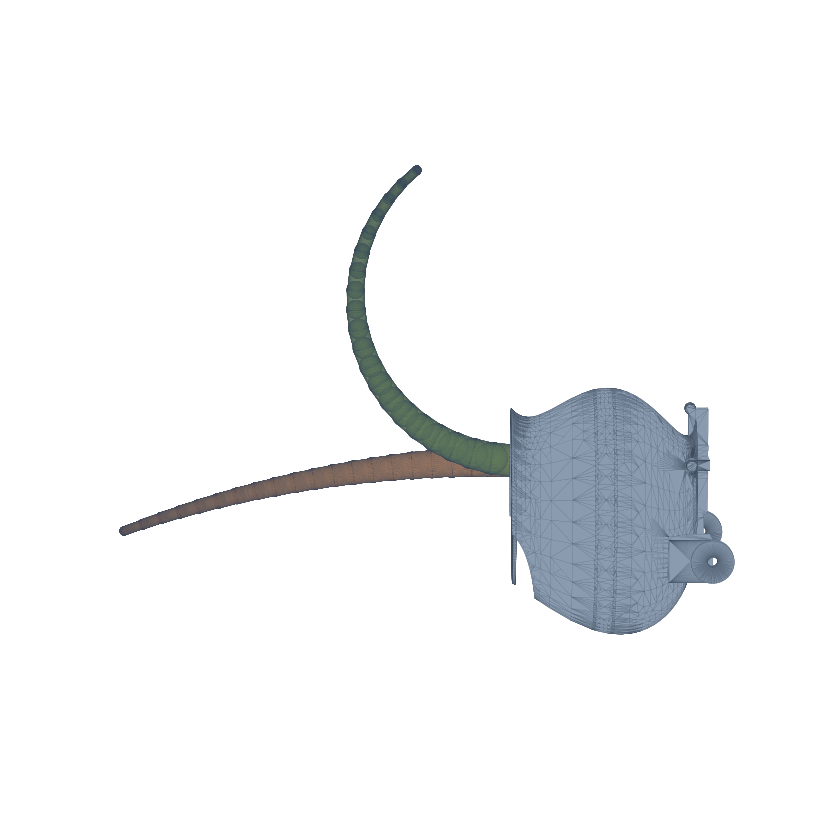

Write the Python code that produced this figure.
# SPDX-License-Identifier: Apache-2.0
# Copyright 2026 Younghyeon Park
"""The tail: the part with a motor in the budget and no geometry (build123d).

⚠️ **19 motors are designed and 18 are placed.** ADR decision F bought 19 (12
leg + 3 spine pitch + 3 spine yaw + **1 tail**) and `params.py` still budgets a
"7-motor spine+tail bank". M88 redistributed the motors along the trunk and
placed **18** -- the tail's motor fell out and nothing counted it back.

⚠️ **And SPINE_TAIL_SPEC mounts the tail at `x = 0`, which is now 112 mm INSIDE
the girdle.** That was the pelvic girdle's rear face when the trunk was two
boxes; M88's rear girdle runs from x = -112 to -7 and the hip sits at its FRONT.
A tail based at x = 0 grows forward through its own body.

So this module does three things: puts the tail where the trunk now ends, gives
it mass and a section so it stops being free, and places the motor that drives
it.  Per ADR-0007 (revised) it is **one cable that tensions and loosens** -- no
precision -- and G6, the righting goal it was bought for, is withdrawn
([ADR-0071](../../docs/DESIGN_DECISIONS.md)). What is left is form and a gross
inertial contribution, so what matters is that it costs little.
"""

from __future__ import annotations

import math
import os
import sys

import numpy as np
from build123d import Compound, Cylinder, Plane, Pos, Sphere

HERE = os.path.dirname(os.path.abspath(__file__))
if HERE not in sys.path:
    sys.path.insert(0, HERE)
sys.path.insert(0, os.path.join(os.path.dirname(HERE), "..", "kinematics", "src"))

import tomcat_trunk as TT                                        # noqa: E402
import tomcat_packaging as TP                                    # noqa: E402

MM = 1000.0

#: Where the tail leaves the body: the rear girdle's rear FACE, at the spine
#: axis, because the caudal chain is the continuation of the vertebral one.
BASE_X = TT.BODIES[0][0]
BASE_Z = TT.SPINE_Z

#: Caudal vertebra count, ANATOMY.md's 19-21 taken at its middle.
N_CAUDAL = 20

#: Tail length as a fraction of the trunk. ⚠️ `[assumed]` -- ANATOMY.md gives a
#: vertebra COUNT and no proportion, and the value matters: a cat's tail is
#: roughly 0.6-0.9 of its body, while the tail `tomcat_skeleton` drew reaches
#: 0.39 of this trunk. `report()` prices the choice rather than hiding it.
LENGTH_FRAC = 0.62

#: Root and tip radii (mm). The root matches the girdle's rear face; the tip is
#: what a cable termination needs.
ROOT_R = 9.0
TIP_R = 2.5

#: Silicone over a printed core, so it is a skin-like part rather than a bone.
RHO = 1.15e-3


def spine_curve(curl=0.0, n=None):
    """Caudal vertebra centres, base to tip.

    `curl` is the single cable's action: 0 is the relaxed trail, 1 the fully
    tensioned curl. ADR-0007 (revised) asks for nothing between them.
    """
    n = n or N_CAUDAL
    span = TT.BODIES[3][1] - TT.BODIES[0][0]
    L = LENGTH_FRAC * span
    pts = []
    for i in range(n + 1):
        t = i / n
        # relaxed: trails back and droops; curled: sweeps up and over
        theta = curl * (math.pi * 0.85) * t - (1.0 - curl) * 0.30 * t
        x = BASE_X - L * (math.sin(theta + 1e-9) / max(theta, 1e-9)
                          if abs(theta) > 1e-6 else 1.0) * t * 0.0
        pts.append(t)
    # integrate the curve instead: constant-curvature arc of arclength L
    out, x, z, ang = [], BASE_X, BASE_Z, 0.0
    k = (curl * 2.4 - (1.0 - curl) * 0.35) / L        # 1/mm
    ds = L / n
    for i in range(n + 1):
        out.append((x, z))
        ang += k * ds
        x -= ds * math.cos(ang)
        z += ds * math.sin(ang)
    return out


def radius_at(t):
    """Tapered section: root to tip."""
    return ROOT_R + (TIP_R - ROOT_R) * t


def tail(curl=0.0):
    """The tail as a tapering chain of caudal segments."""
    pts = spine_curve(curl)
    parts = []
    for i, ((x0, z0), (x1, z1)) in enumerate(zip(pts[:-1], pts[1:])):
        t = i / max(len(pts) - 2, 1)
        r = radius_at(t)
        d = np.array([x1 - x0, 0.0, z1 - z0])
        L = float(np.linalg.norm(d))
        if L < 1e-6:
            continue
        parts.append(Plane(origin=((x0 + x1) / 2, 0.0, (z0 + z1) / 2),
                           z_dir=tuple(d)).location * Cylinder(r, L))
        parts.append(Pos(x1, 0.0, z1) * Sphere(r * 1.02))
    return Compound(parts)


def length():
    return LENGTH_FRAC * (TT.BODIES[3][1] - TT.BODIES[0][0])


def mass_g(curl=0.0):
    return sum(s.volume for s in tail(curl).solids()) * RHO


#: Whole-body pitch inertia about the CoM, without a tail, from the plant.
#: `[derived: mjcf_tendon.quadruped_rig]`
BODY_IYY = 4.2023e-02


def inertia_about(pt, curl=0.0, rho=None):
    """Pitch inertia the tail adds about a body point `(x, z)` in mm."""
    rho = RHO if rho is None else rho
    bx, bz = pt
    out = 0.0
    for sd in tail(curl).solids():
        c = sd.center()
        out += sd.volume * rho * 1e-3 * (((c.X - bx) * 1e-3) ** 2
                                         + ((c.Z - bz) * 1e-3) ** 2)
    return out


def report(body_com=(109.0, 15.0)):
    ok = True
    print("TAIL -- the part with a motor in the budget and no geometry\n")
    print("  base            (%.0f, %.0f)  -- the girdle's rear face, on the "
          "spine axis" % (BASE_X, BASE_Z))
    print("  length          %.0f mm = %.2f of the %.0f mm trunk  [assumed]"
          % (length(), LENGTH_FRAC, TT.BODIES[3][1] - TT.BODIES[0][0]))
    print("  caudal segments %d   root ø%.0f -> tip ø%.0f"
          % (N_CAUDAL, 2 * ROOT_R, 2 * TIP_R))

    # @W@ it must not grow through its own body
    tr = Compound([TT.rigid_body(0)])
    inter = tr.intersect(tail(0.0))
    v = 0.0
    if inter is not None:
        try:
            v = sum(x.volume for x in inter.solids())
        except Exception:
            v = 0.0
    print("\ninto the girdle %.1f mm3" % v)
    if v > 50.0:
        print("      *** the tail grows through the trunk")
        ok = False

    # @W@ and it must not drag
    lo = min(s.bounding_box().min.Z for s in tail(0.0).solids())
    print("  ground clearance %.0f mm at full droop (hip at 175)" % (175.0 + lo))
    if 175.0 + lo < 20.0:
        print("      *** the tail drags")
        ok = False

    print("\nthe inertial account, about the body CoM at (%.0f, %.0f):"
          % body_com)
    print("  %-10s %9s %11s %11s %9s" % ("material", "mass g", "adds Iyy",
                                         "curl swing", "cost/use"))
    for nm, rho in (("silicone", RHO), ("EVA foam", 0.20e-3),
                    ("hollow TPU", 0.35e-3)):
        m = sum(x.volume for x in tail().solids()) * rho
        i0 = inertia_about(body_com, 0.0, rho)
        i1 = inertia_about(body_com, 1.0, rho)
        print("  %-10s %9.1f %10.2f %% %10.2f %% %8.0fx"
              % (nm, m, 100 * i0 / BODY_IYY, 100 * abs(i0 - i1) / BODY_IYY,
                 i0 / max(abs(i0 - i1), 1e-12)))
    print("  NOTE: the curl modulates a fourteenth of what the tail costs, at any")
    print("     density -- it is all lever, so only the MASS is a design choice")

    # @W@ the motor nobody placed
    placed = sum(len(TT.ROWS[n][0]) for (_a, _b, _c, n, _r) in TT._rows())
    print("\nmotors: %d placed by the trunk, %d in the decision "
          "(12 leg + 3 pitch + 3 yaw + 1 TAIL)" % (placed, 19))
    if placed != 19:
        print("      *** the tail's motor is not in the packing")
        ok = False
    print("  %s" % ("tail checks pass" if ok else "*** SEE ABOVE ***"))
    return ok


def render_png(path, elev=8, azim=-90):
    """The tail relaxed and curled, over the rear of the trunk."""
    import matplotlib
    matplotlib.use("Agg")
    import matplotlib.pyplot as plt
    from mpl_toolkits.mplot3d.art3d import Poly3DCollection

    fig = plt.figure(figsize=(11, 6))
    ax = fig.add_subplot(111, projection="3d")
    groups = [("#8a9bb0", 1.0, [TT.rigid_body(0)]),
              ("#c98f6a", 0.9, [tail(0.0)]),
              ("#7a9a5a", 0.5, [tail(1.0)])]
    for col, alpha, shapes in groups:
        tri = []
        for sh in shapes:
            for f in sh.faces():
                try:
                    verts, tris = f.tessellate(0.5)
                except Exception:
                    continue
                V = np.array([[v.X, v.Y, v.Z] for v in verts])
                tri.append(V[np.array(tris)])
        if not tri:
            continue
        coll = Poly3DCollection(np.concatenate(tri), facecolor=col, alpha=alpha,
                                edgecolor="#3c4a5a", linewidth=0.05)
        coll.set_zsort("average")
        ax.add_collection3d(coll)
    whole = Compound([TT.rigid_body(0), tail(0.0), tail(1.0)])
    bb = whole.bounding_box()
    ax.set_xlim(bb.min.X - 5, bb.max.X + 5)
    ax.set_ylim(bb.min.Y - 5, bb.max.Y + 5)
    ax.set_zlim(bb.min.Z - 5, bb.max.Z + 5)
    ax.set_box_aspect((bb.size.X, max(bb.size.Y, 40), bb.size.Z))
    ax.view_init(elev=elev, azim=azim)
    ax.set_axis_off()
    fig.tight_layout()
    fig.savefig(path, dpi=140, bbox_inches="tight", facecolor="white")
    plt.close(fig)
    print("wrote", path)


if __name__ == "__main__":
    report()
    render_png(os.path.join(HERE, "tomcat_tail.png"))
